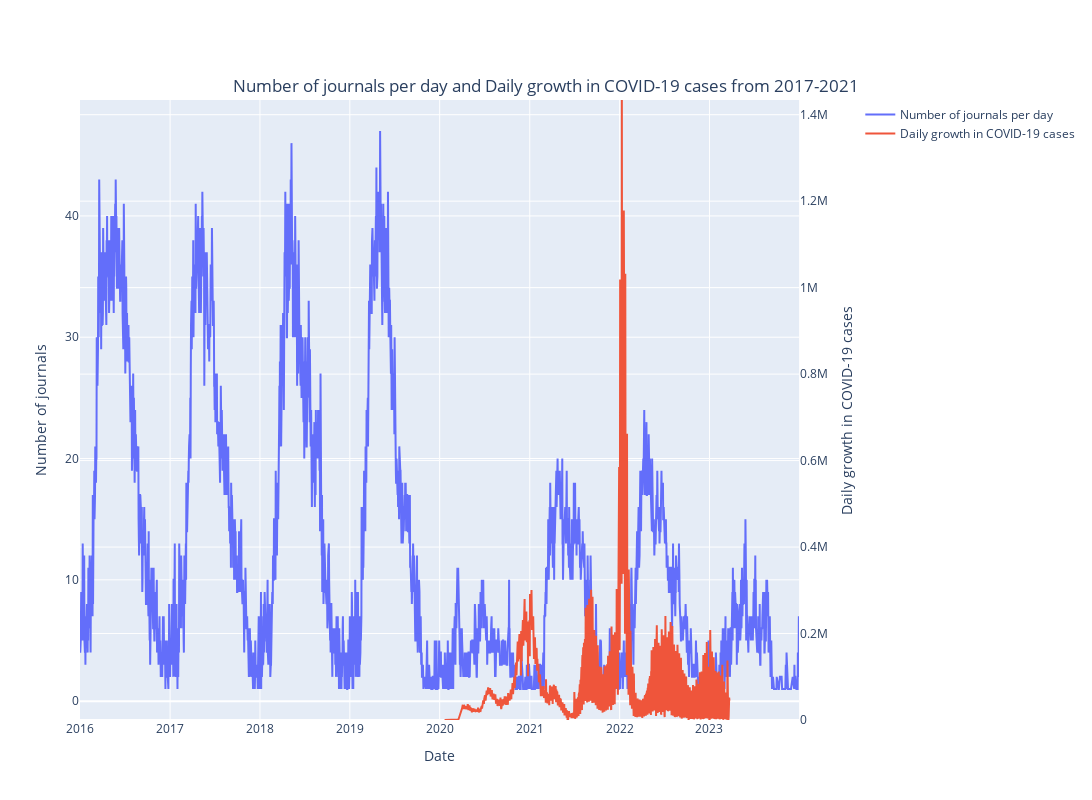

Source (notebook cell):
### Markdown cell above
## Number of journals per day and Daily growth in COVID-19 cases from 2017-2021

### Code cell
def calculate_daily_growth(total_numbers):
    daily_growth = [total_numbers[0]]
    for i in range(1, len(total_numbers)):
        growth = total_numbers[i] - total_numbers[i - 1]
        daily_growth.append(growth)
    return daily_growth

grouped_data = Trail_all.groupby(['date'])

# Create a subplot with two y-axes
fig = make_subplots(specs=[[{"secondary_y": True}]])

x = []
y1 = []
y2 = []

for name, group in grouped_data:
    x.append(name[0])
    y1.append(len(group))

y2 = calculate_daily_growth(Covid['cases'])

# Add the first trace (Number of journals per day)
fig.add_trace(go.Scatter(x=x, y=y1, mode='lines', name='Number of journals per day'))

# Add the second trace (Daily growth in COVID-19 cases)
fig.add_trace(go.Scatter(x=Covid['date'], y=y2, mode='lines', name='Daily growth in COVID-19 cases'), secondary_y=True)

# Update layout for the subplot
fig.update_layout(
    autosize=True,
    width=1800,
    height=800,
    xaxis_title="Date",
    yaxis_title="Number of journals",
    title={
        'text': "Number of journals per day and Daily growth in COVID-19 cases from 2017-2021",
        'y': 0.9,
        'x': 0.5,
        'xanchor': 'center',
        'yanchor': 'top'})

# Set axis titles for the secondary y-axis
fig.update_yaxes(title_text="Daily growth in COVID-19 cases", secondary_y=True,  range=(0, max(y2)))

# Show the plot
fig.show()
fig.write_html("file.html")

### Figure 1 — Plotly figure (JSON) as saved in the notebook; plotly's stock layout.template omitted (floating-point values rounded to 4 significant figures; data arrays with more than 128 entries replaced by an {"elided": "..."} marker saying what was removed)
{"data": [{"mode": "lines", "name": "Number of journals per day", "type": "scatter", "x": {"elided": "2761 str values"}, "y": {"elided": "2761 int values"}}, {"mode": "lines", "name": "Daily growth in COVID-19 cases", "type": "scatter", "x": {"elided": "1158 str values"}, "xaxis": "x", "y": {"elided": "1158 int values"}, "yaxis": "y2"}], "layout": {"autosize": true, "height": 800, "title": {"text": "Number of journals per day and Daily growth in COVID-19 cases from 2017-2021", "x": 0.5, "xanchor": "center", "y": 0.9, "yanchor": "top"}, "width": 1800, "xaxis": {"anchor": "y", "domain": [0, 0.94], "title": {"text": "Date"}}, "yaxis": {"anchor": "x", "domain": [0, 1], "title": {"text": "Number of journals"}}, "yaxis2": {"anchor": "x", "overlaying": "y", "range": [0, 1433977], "side": "right", "title": {"text": "Daily growth in COVID-19 cases"}}}}
